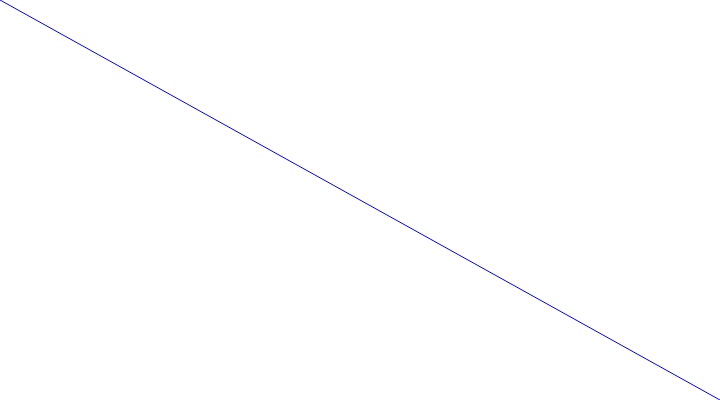
Frame 1 (no input)
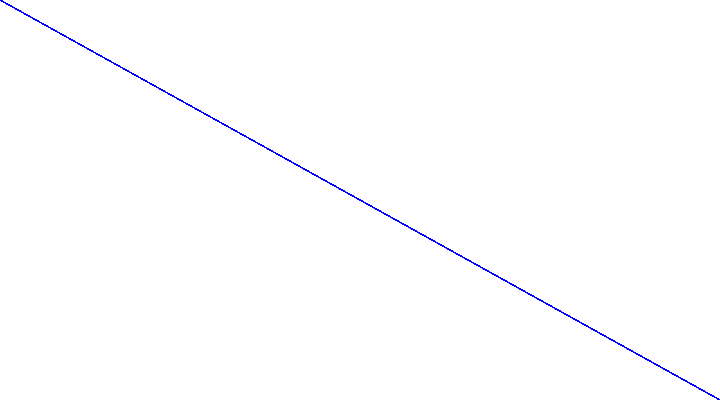
Frame 60 (no input)
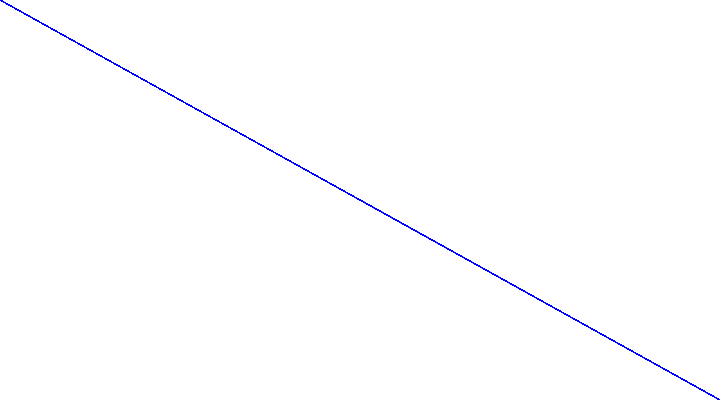
Frame 120 (the mouse pressed at the canvas centre since frame 60)

The p5.js sketch that drew these frames (run headless with seeded random() and noise() and a simulated clock; from frame 60 on, the mouse is pressed at the canvas centre):

// p5.js sketch
// ── sketch.js
function setup() {
   createCanvas(720, 400);
}

function draw() {
  stroke(0, 0, 255);
  line(mouseX, mouseY, width, height);
}
